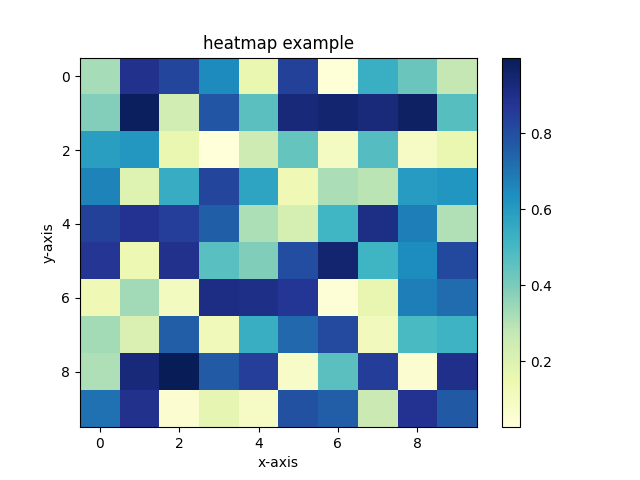

Recreate this plot in Python.
import matplotlib.pyplot as plt
import numpy as np

data = np.random.rand(10, 10)

plt.clf()
heatmap = plt.imshow(data, cmap = "YlGnBu", aspect="auto")
plt.colorbar(heatmap)
plt.title("heatmap example")
plt.xlabel("x-axis")
plt.ylabel("y-axis")
plt.savefig("./heatmap.png")
plt.show()

